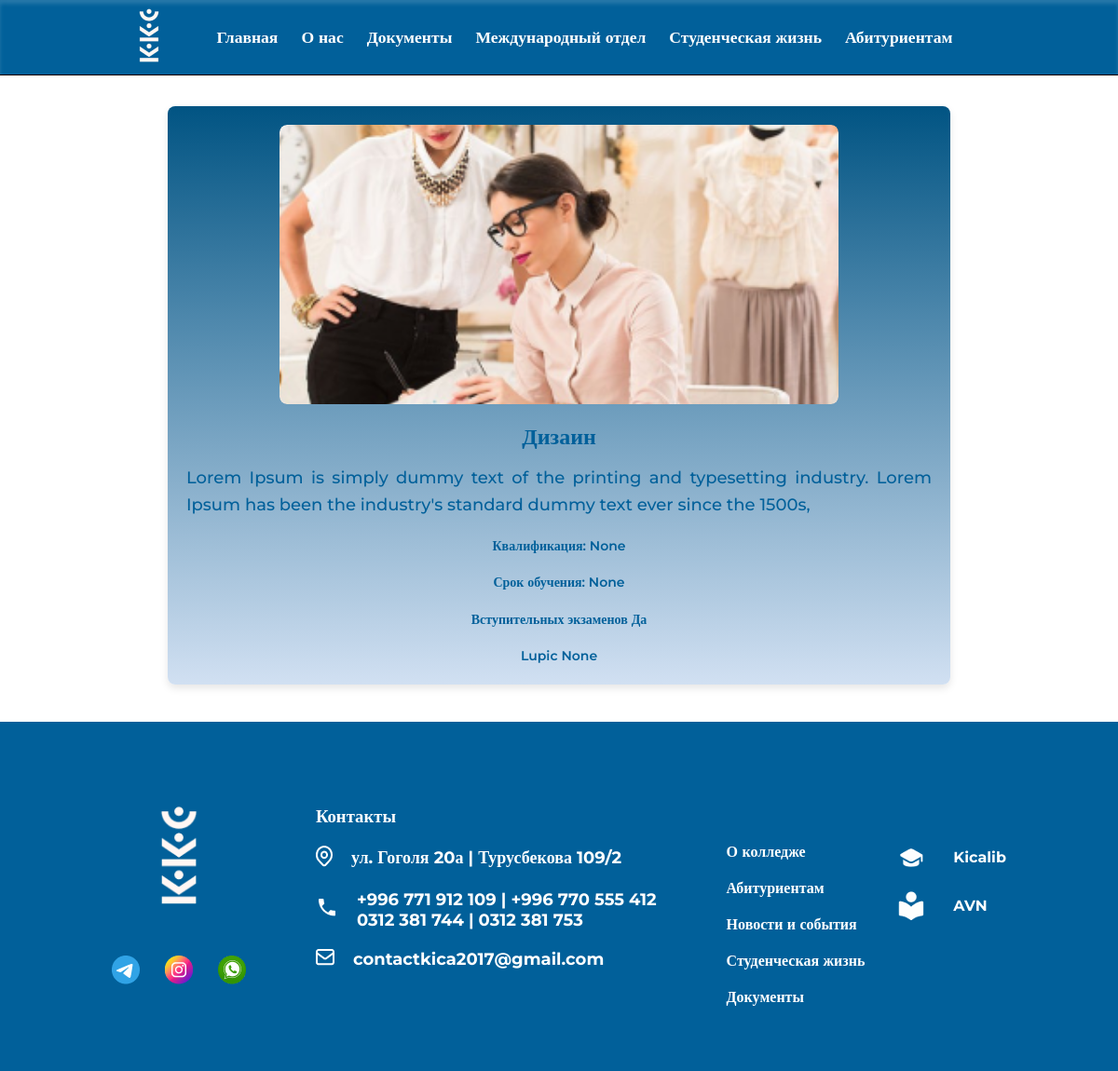
Before: /course_detail/1/ with the older database file.
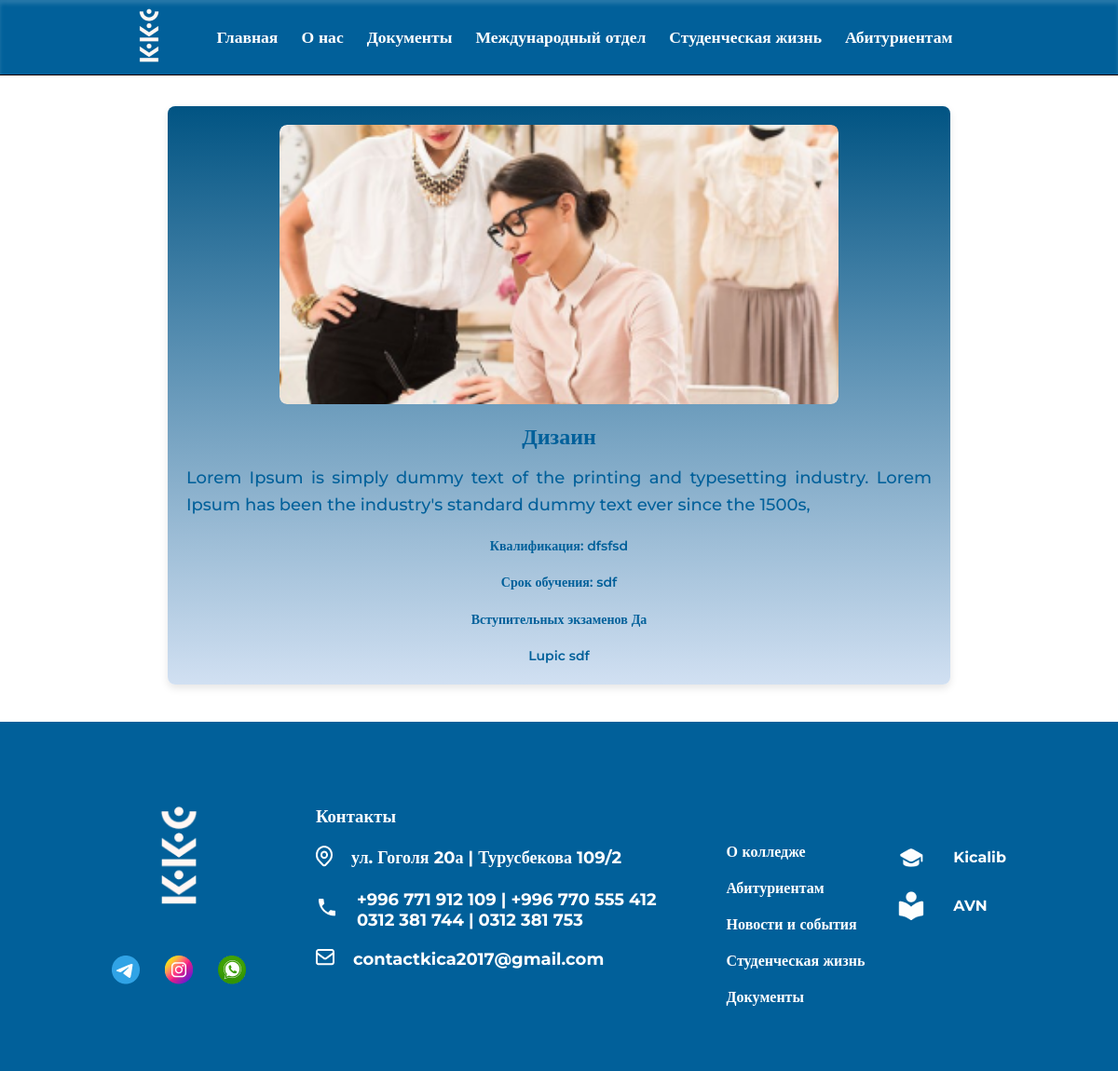
After: the same page with the newer database file.
### main_page/models.py (models this page shows, shortened)
class Courses(models.Model):
    image = models.ImageField(
        upload_to="images/", null=True, verbose_name="Загрузите фото направления"
    )
    course_name = models.CharField(
        max_length=100, null=True, verbose_name="Укажите название курса"
    )
    qualification = models.CharField(
        max_length=100, verbose_name="укажите квалификацию", null=True
    )
    description = models.TextField(verbose_name="укажите описания к курсу", null=True)
    year_study = models.CharField(
        max_length=100, verbose_name="укажите срок обучения", null=True
    )
    exam = models.CharField(
        max_length=100,
        verbose_name="есть ли вступительные экзамены",
        default='teasdasdasdxt',
        null=True,
    )
    lupic_ic = models.TextField(verbose_name='Укажите Lupic', null=True, blank=True)
    class Meta:
        verbose_name = "направление"
        verbose_name_plural = "направления"

### main_page/views.py (the view)
def main_page_courses_details(request, id):
    if request.method == "GET":
        course_id = get_object_or_404(models.Courses, id=id)
        context = {
            "course_id": course_id,
        }
        return render(
            request, template_name="index_detail_courses.html", context=context
        )

### main_page/context_processors.py (called while the page is built)
def contact_processor(request):
    contact = Contact.objects.all()
    return {"contact": contact}

### templates/index_detail_courses.html
{% load static %}
{% include 'header.html' %}
<link rel="stylesheet" href="{% static 'css/details.css' %}">
<br><br><br><br><br><br>
    <div class="container">
      <div class="image-section">
        <img src="{{ course_id.image.url }}" alt="Переводческое дело" />
      </div>
      <div class="text-section">
        <h1 class="header-title">{{ course_id.course_name }}</h1>
        <p class="body-info">
         {{ course_id.description }}
        </p>
        <p class="small-text">
          Квалификация: {{ course_id.qualification }}<br />
        </p>
         <p class="small-text">
          Срок обучения: {{ course_id.year_study }}<br />
        </p>
        <p class="foot-text">Вступительных экзаменов {{ course_id.exam }}</p>
        <p class="foot-text">Lupic {{ course_id.lupic_ic }}</p>
      </div>
    </div>
{% include 'footer.html' %}

Changed rows visible on the page:
changed Courses "Дизаин": qualification "None" → "dfsfsd"; year_study "None" → "sdf"; lupic_ic "None" → "sdf"
